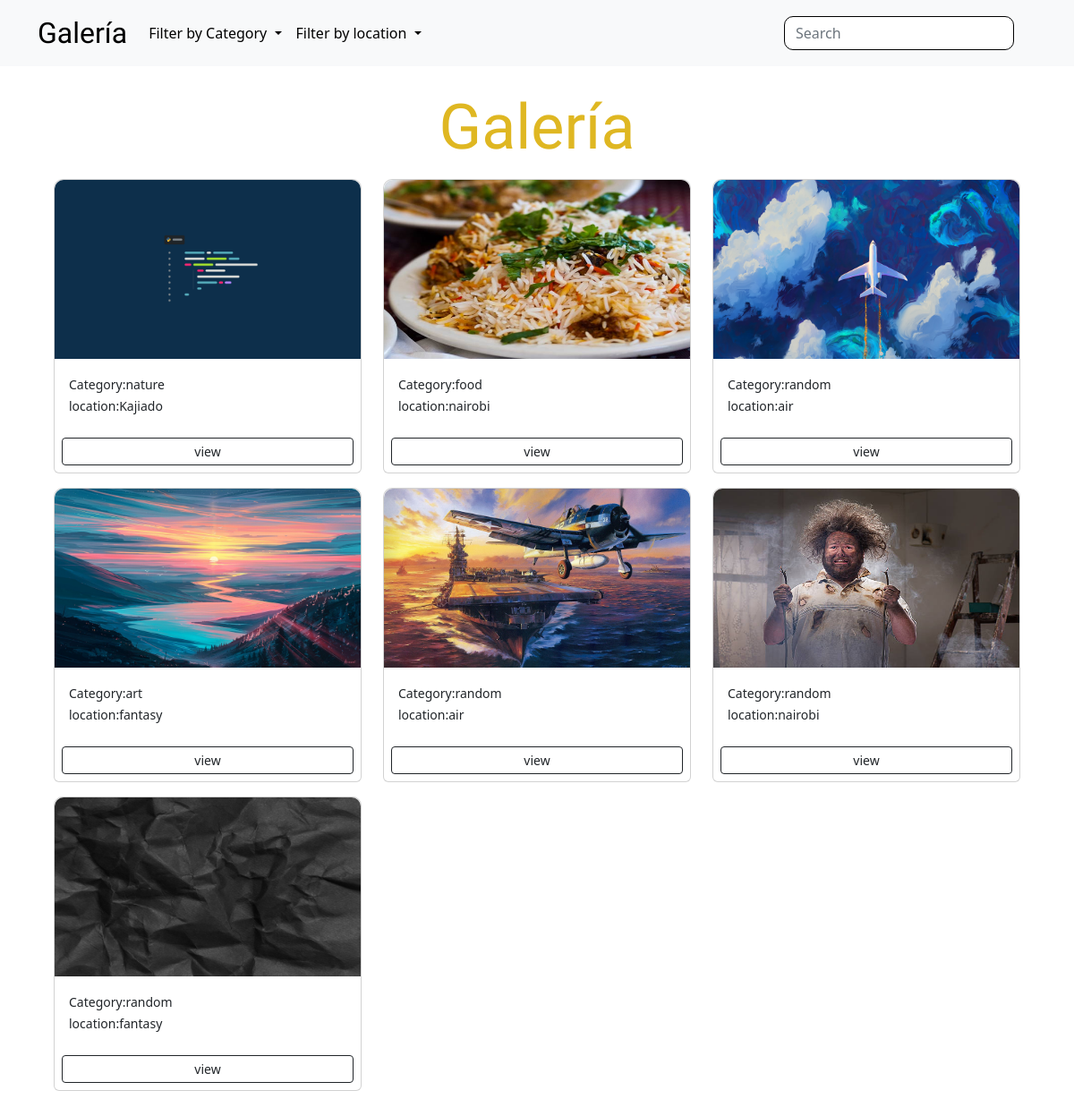
Before: / with the older database file.
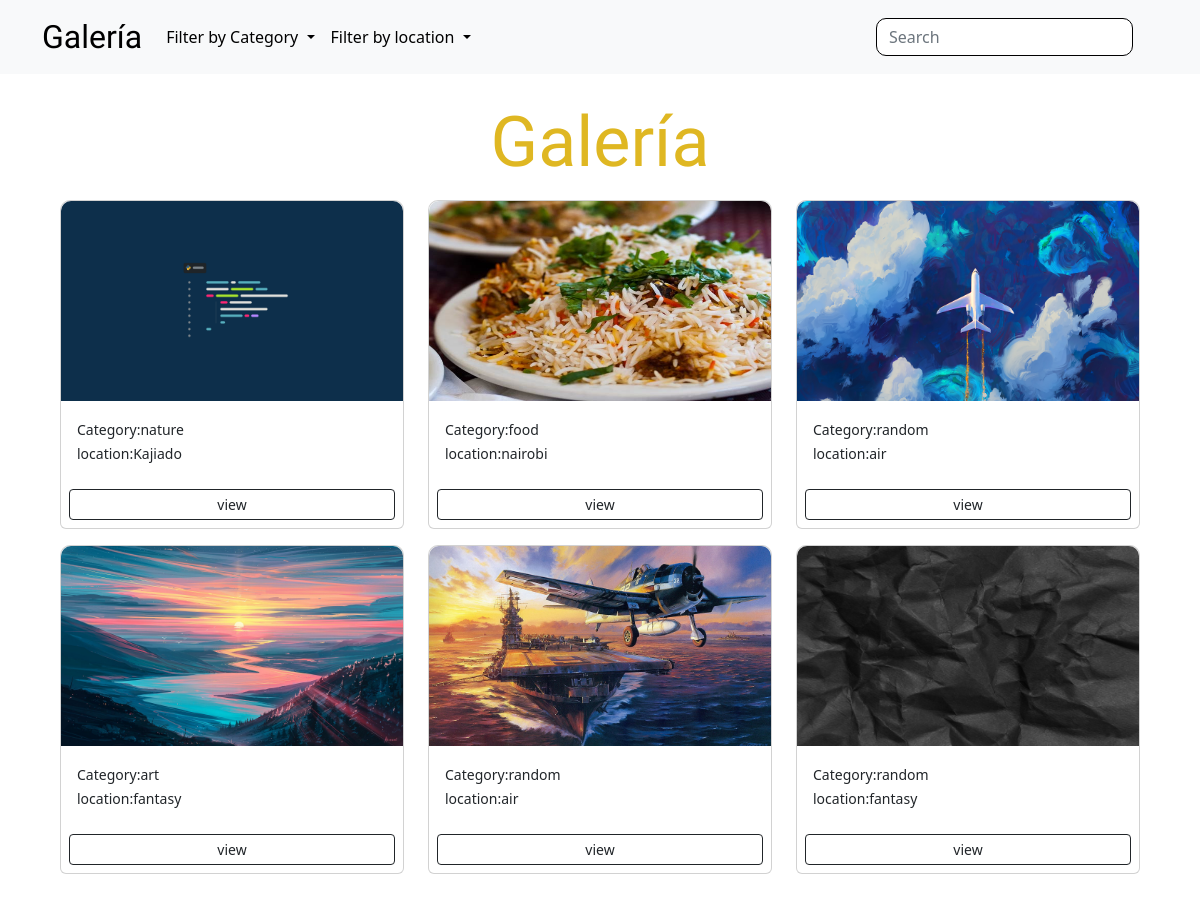
After: the same page with the newer database file.
### gallery/models.py (models this page shows, shortened)
class Image(models.Model):
    image = models.ImageField(upload_to= 'media/', default='')
    name = models.CharField(max_length=20)
    description = models.CharField(max_length=255, null=False, blank=False)
    category = models.ForeignKey(Category, on_delete=models.SET_NULL, null=True)
    location =  models.ForeignKey(Location, on_delete=models.SET_NULL , null=True)
    @classmethod
    def get_images(cls):
        images = cls.objects.all()
        return images

class Category(models.Model):
    name = models.CharField(max_length=100, null=False, blank=False)

class Location(models.Model):
    name = models.CharField(max_length=100, null=False, blank=False)

### gallery/views.py (the view)
# urls.py: path('',views.gallery, name='gallery'),
def gallery(request):
    category = request.GET.get('category')
    if category == None:
        images = Image.get_images()
    else:
        images = Image.objects.filter(category__name=category)
        print(images)
    categories = Category.objects.all()
    locations = Location.objects.all()
    return render(request, 'gallery/gallery.html',{'images':images, 'categories':categories, 'category':category, locations:locations})

### gallery/templates/gallery/gallery.html (shortened to what this page needs)
{% extends 'gallery/base.html' %} {% block content %}
<div class="con-wrapper-fluid">
  <div class="title">
    <h1 style="text-align: center">Galería</h1>
  </div>
  <div class="container">
    <div class="row">
      {% for image in images %}
      <div class="col-s-6 col-md-4">
        <div class="card my-2">
          <img
            src="{{ image.image.url }}"
            class="image-thumbnail"
            alt="Card image cap"
          />
          <div class="card-body">
            <small>Category:{{image.category.name}}</small>
            <br />
            <small> location:{{image.location.name}}</small>
          </div>
          <a
            href="{% url 'photo' image.id %}"
            class="btn btn-outline-dark btn-sm m-2"
            >view</a
          >
        </div>
      </div>
      {% endfor %}
    </div>
  </div>
</div>
{% endblock %}

Changed rows visible on the page:
removed Image: image (picture), category.name "random", location.name "nairobi"
